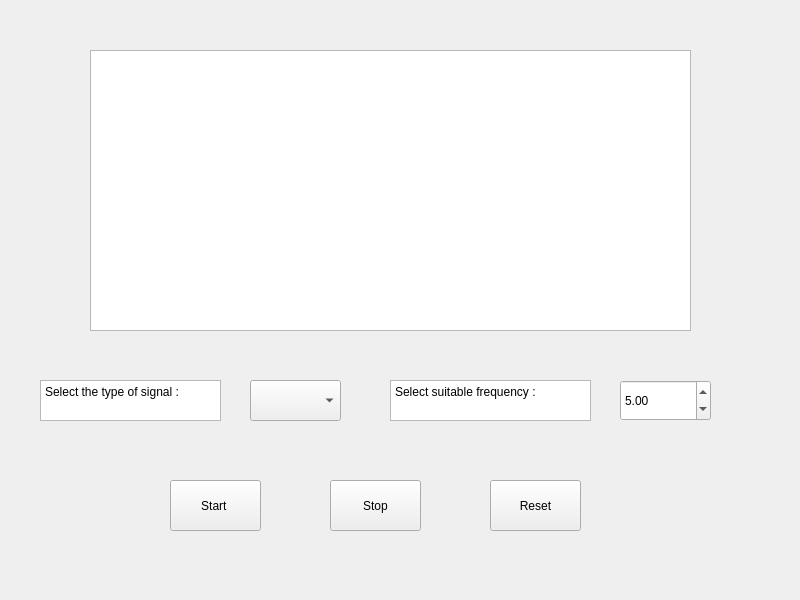
<?xml version="1.0" encoding="UTF-8"?>
<ui version="4.0">
 <class>MainWindow</class>
 <widget class="QMainWindow" name="MainWindow">
  <property name="geometry">
   <rect>
    <x>0</x>
    <y>0</y>
    <width>800</width>
    <height>600</height>
   </rect>
  </property>
  <property name="windowTitle">
   <string>MainWindow</string>
  </property>
  <widget class="QWidget" name="centralwidget">
   <widget class="QCustomPlot" name="graphPlotter">
    <property name="geometry">
     <rect>
      <x>90</x>
      <y>50</y>
      <width>601</width>
      <height>281</height>
     </rect>
    </property>
   </widget>
   <widget class="QPushButton" name="stopPlot">
    <property name="geometry">
     <rect>
      <x>330</x>
      <y>480</y>
      <width>91</width>
      <height>51</height>
     </rect>
    </property>
    <property name="text">
     <string>Stop</string>
    </property>
   </widget>
   <widget class="QPushButton" name="startPlot">
    <property name="geometry">
     <rect>
      <x>170</x>
      <y>480</y>
      <width>91</width>
      <height>51</height>
     </rect>
    </property>
    <property name="text">
     <string>Start </string>
    </property>
   </widget>
   <widget class="QPushButton" name="resetPlot">
    <property name="geometry">
     <rect>
      <x>490</x>
      <y>480</y>
      <width>91</width>
      <height>51</height>
     </rect>
    </property>
    <property name="text">
     <string>Reset</string>
    </property>
   </widget>
   <widget class="QComboBox" name="signalDrop">
    <property name="geometry">
     <rect>
      <x>250</x>
      <y>380</y>
      <width>91</width>
      <height>41</height>
     </rect>
    </property>
    <item>
     <property name="text">
      <string/>
     </property>
    </item>
   </widget>
   <widget class="QPlainTextEdit" name="plainTextEdit">
    <property name="geometry">
     <rect>
      <x>40</x>
      <y>380</y>
      <width>181</width>
      <height>41</height>
     </rect>
    </property>
    <property name="plainText">
     <string>Select the type of signal :</string>
    </property>
    <property name="textInteractionFlags">
     <set>Qt::TextInteractionFlag::TextEditorInteraction</set>
    </property>
   </widget>
   <widget class="QPlainTextEdit" name="plainTextEdit_2">
    <property name="geometry">
     <rect>
      <x>390</x>
      <y>380</y>
      <width>201</width>
      <height>41</height>
     </rect>
    </property>
    <property name="plainText">
     <string>Select suitable frequency :
</string>
    </property>
    <property name="textInteractionFlags">
     <set>Qt::TextInteractionFlag::TextEditorInteraction</set>
    </property>
   </widget>
   <widget class="QDoubleSpinBox" name="freqInput">
    <property name="geometry">
     <rect>
      <x>620</x>
      <y>380</y>
      <width>91</width>
      <height>41</height>
     </rect>
    </property>
    <property name="minimum">
     <double>1.000000000000000</double>
    </property>
    <property name="maximum">
     <double>1000.000000000000000</double>
    </property>
    <property name="value">
     <double>5.000000000000000</double>
    </property>
   </widget>
  </widget>
 </widget>
 <customwidgets>
  <customwidget>
   <class>QCustomPlot</class>
   <extends>QGraphicsView</extends>
   <header>qcustomplot.h</header>
  </customwidget>
 </customwidgets>
 <resources/>
 <connections/>
</ui>
